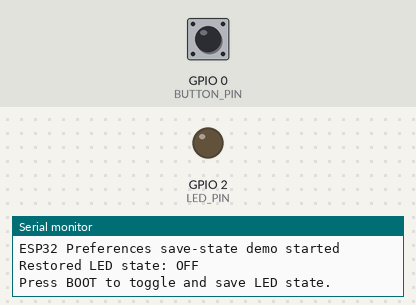
This sketch was run on a simulated ESP32. On the bench: output pins drawn as LEDs (lit = HIGH), the last lines printed to the serial monitor. The inputs (shaded band) are chosen by the test bench; at power-on: GPIO 0 (BUTTON_PIN) HIGH. EEPROM starts erased.

Above: at 2.2 s.
2.3 s: GPIO 0 (BUTTON_PIN) pulled LOW for 0.15 s
At 3.5 s:
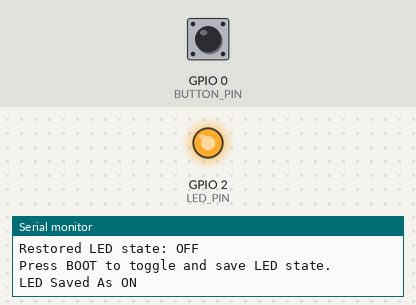
3.9 s: GPIO 0 (BUTTON_PIN) pulled LOW for 1 s
At 4.9 s:
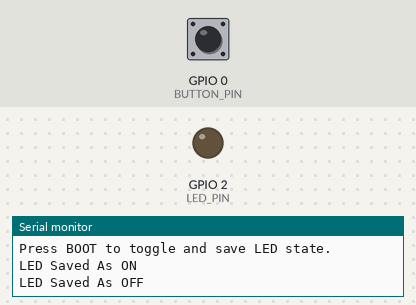
6.4 s: GPIO 0 (BUTTON_PIN) pulled LOW for 3.2 s
At 6.8 s:
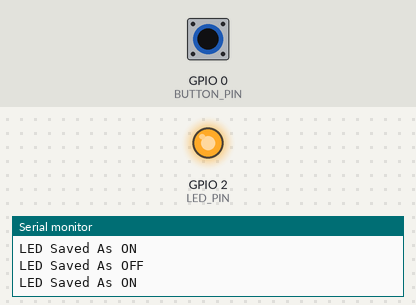
Timing chart, 0 to 9.4 s (numbered marks = the images above; inputs shaded):
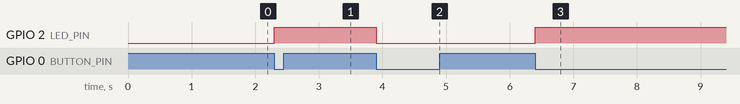

The sketch:

13_preferences_save_state.ino
```cpp
#include <Preferences.h>

const int BUTTON_PIN = 0;
const int LED_PIN = 2;

Preferences preferences;

bool ledOn = false;
int lastButtonState = HIGH;

void setLed(bool state) {
    ledOn = state;

    digitalWrite(LED_PIN, ledOn ? HIGH : LOW);

    preferences.putBool("led_on", ledOn);

    Serial.print("LED Saved As ");
    Serial.println(ledOn ? "ON" : "OFF");
}

void setup() {
    Serial.begin(115200);
    delay(1000);

    pinMode(BUTTON_PIN, INPUT_PULLUP);
    pinMode(LED_PIN, OUTPUT);

    preferences.begin("lab", false);

    ledOn = preferences.getBool("led_on", false);
    digitalWrite(LED_PIN, ledOn ? HIGH : LOW);

    Serial.println("ESP32 Preferences save-state demo started");
    Serial.print("Restored LED state: ");
    Serial.println(ledOn ? "ON" : "OFF");
    Serial.println("Press BOOT to toggle and save LED state.");
}

void loop() {
    int buttonState = digitalRead(BUTTON_PIN);

    if (lastButtonState == HIGH && buttonState == LOW) {
        setLed(!ledOn);
        delay(200);
    }

    lastButtonState = buttonState;
}
```

Measured:
- after the input at 2.3 s, GPIO 2 (LED_PIN): LOW → HIGH at once
- after the input at 3.9 s, GPIO 2 (LED_PIN): HIGH → LOW at once
- after the input at 6.4 s, GPIO 2 (LED_PIN): LOW → HIGH at once
